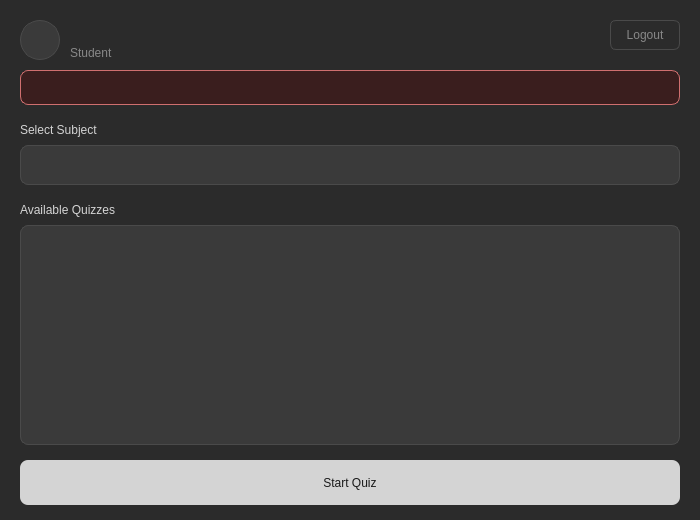
<?xml version="1.0" encoding="UTF-8"?>
<ui version="4.0">
 <class>Dialog</class>
 <widget class="QDialog" name="Dialog">
  <property name="geometry">
   <rect>
    <x>0</x>
    <y>0</y>
    <width>700</width>
    <height>520</height>
   </rect>
  </property>
  <property name="windowTitle">
   <string>Dialog</string>
  </property>
  <widget class="QWidget" name="widget" native="true">
   <property name="geometry">
    <rect>
     <x>0</x>
     <y>0</y>
     <width>700</width>
     <height>520</height>
    </rect>
   </property>
   <property name="styleSheet">
    <string notr="true">QWidget {
    background-color: #2B2B2B;
}</string>
   </property>
   <widget class="QLabel" name="avatar_label">
    <property name="geometry">
     <rect>
      <x>20</x>
      <y>20</y>
      <width>40</width>
      <height>40</height>
     </rect>
    </property>
    <property name="styleSheet">
     <string notr="true">QLabel {
    background-color: #3A3A3A;
    border: 1px solid #4A4A4A;
    border-radius: 20px;
}</string>
    </property>
    <property name="text">
     <string/>
    </property>
    <property name="pixmap">
     <pixmap>../user.png</pixmap>
    </property>
    <property name="scaledContents">
     <bool>false</bool>
    </property>
    <property name="alignment">
     <set>Qt::AlignCenter</set>
    </property>
   </widget>
   <widget class="QLabel" name="welcome_label">
    <property name="geometry">
     <rect>
      <x>70</x>
      <y>20</y>
      <width>300</width>
      <height>20</height>
     </rect>
    </property>
    <property name="styleSheet">
     <string notr="true">QLabel {
    color: #F0F0F0;
    font: bold 14px &quot;Segoe UI&quot;;
}</string>
    </property>
    <property name="text">
     <string/>
    </property>
   </widget>
   <widget class="QLabel" name="role_label">
    <property name="geometry">
     <rect>
      <x>70</x>
      <y>45</y>
      <width>100</width>
      <height>15</height>
     </rect>
    </property>
    <property name="styleSheet">
     <string notr="true">QLabel {
    color: #888888;
    font: 12px &quot;Segoe UI&quot;;
}</string>
    </property>
    <property name="text">
     <string>Student</string>
    </property>
   </widget>
   <widget class="QPushButton" name="logout_btn">
    <property name="geometry">
     <rect>
      <x>610</x>
      <y>20</y>
      <width>70</width>
      <height>30</height>
     </rect>
    </property>
    <property name="cursor">
     <cursorShape>PointingHandCursor</cursorShape>
    </property>
    <property name="styleSheet">
     <string notr="true">QPushButton {
    background-color: transparent;
    color: #888888;
    border: 1px solid #4A4A4A;
    border-radius: 6px;
    font: 12px &quot;Segoe UI&quot;;
}
QPushButton:hover { color: #CF6F6F; }</string>
    </property>
    <property name="text">
     <string>Logout</string>
    </property>
    <property name="icon">
     <iconset>
      <normaloff>../log-out (1).png</normaloff>../log-out (1).png</iconset>
    </property>
   </widget>
   <widget class="QLabel" name="error_label">
    <property name="geometry">
     <rect>
      <x>20</x>
      <y>70</y>
      <width>660</width>
      <height>35</height>
     </rect>
    </property>
    <property name="styleSheet">
     <string notr="true">QLabel {
    background-color: #3A1E1E;
    color: #CF6F6F;
    border: 1px solid #CF6F6F;
    border-radius: 8px;
    font: 13px &quot;Segoe UI&quot;;
    padding: 10px 14px;
}</string>
    </property>
    <property name="text">
     <string/>
    </property>
   </widget>
   <widget class="QLabel" name="subject_field_label">
    <property name="geometry">
     <rect>
      <x>20</x>
      <y>120</y>
      <width>150</width>
      <height>20</height>
     </rect>
    </property>
    <property name="styleSheet">
     <string notr="true">QLabel {
    color: #D4D4D4;
    font: 13px &quot;Segoe UI&quot;;
}</string>
    </property>
    <property name="text">
     <string>Select Subject</string>
    </property>
   </widget>
   <widget class="QComboBox" name="subject_combo_box">
    <property name="geometry">
     <rect>
      <x>20</x>
      <y>145</y>
      <width>660</width>
      <height>40</height>
     </rect>
    </property>
    <property name="styleSheet">
     <string notr="true">QComboBox {
    background-color: #3A3A3A;
    color: #F0F0F0;
    border: 1px solid #4A4A4A;
    border-radius: 8px;
    padding: 8px 14px;
    font: 13px &quot;Segoe UI&quot;;
}
QComboBox:focus { border: 1px solid #D4D4D4; }
QComboBox::drop-down { border: none; }
QComboBox QAbstractItemView {
    background-color: #3A3A3A;
    color: #F0F0F0;
    selection-background-color: #4A4A4A;
    border: 1px solid #4A4A4A;
    font: 13px &quot;Segoe UI&quot;;
}</string>
    </property>
   </widget>
   <widget class="QLabel" name="quiz_field_label">
    <property name="geometry">
     <rect>
      <x>20</x>
      <y>200</y>
      <width>150</width>
      <height>20</height>
     </rect>
    </property>
    <property name="styleSheet">
     <string notr="true">QLabel {
    color: #D4D4D4;
    font: 13px &quot;Segoe UI&quot;;
}</string>
    </property>
    <property name="text">
     <string>Available Quizzes</string>
    </property>
   </widget>
   <widget class="QListWidget" name="quiz_list">
    <property name="geometry">
     <rect>
      <x>20</x>
      <y>225</y>
      <width>660</width>
      <height>220</height>
     </rect>
    </property>
    <property name="styleSheet">
     <string notr="true">QListWidget {
    background-color: #3A3A3A;
    color: #D4D4D4;
    border: 1px solid #4A4A4A;
    border-radius: 8px;
    font: 13px &quot;Segoe UI&quot;;
    padding: 4px;
    outline: none;
}
QListWidget::item {
    padding: 10px 14px;
    border-bottom: 1px solid #4A4A4A;
}
QListWidget::item:selected {
    background-color: #444444;
    color: #F0F0F0;
    border-left: 3px solid #D4D4D4;
}
QListWidget::item:hover {
    background-color: #404040;
}</string>
    </property>
   </widget>
   <widget class="QPushButton" name="start_quiz_btn">
    <property name="geometry">
     <rect>
      <x>20</x>
      <y>460</y>
      <width>660</width>
      <height>45</height>
     </rect>
    </property>
    <property name="cursor">
     <cursorShape>PointingHandCursor</cursorShape>
    </property>
    <property name="styleSheet">
     <string notr="true">QPushButton {
    background-color: #D4D4D4;
    color: #1A1A1A;
    border: none;
    border-radius: 8px;
    font: bold 14px &quot;Segoe UI&quot;;
    padding: 10px;
}
QPushButton:hover { background-color: #F0F0F0; }
QPushButton:pressed { background-color: #888888; }</string>
    </property>
    <property name="text">
     <string>Start Quiz</string>
    </property>
   </widget>
  </widget>
 </widget>
 <resources/>
 <connections/>
</ui>
